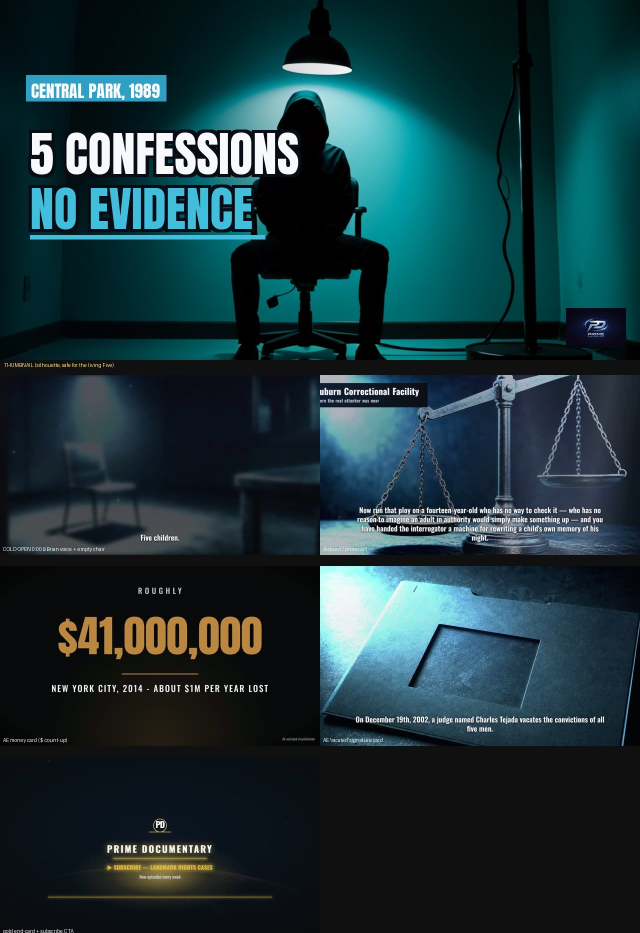
#> input picture episodes/PD-2026-050-centralpark/09_package/EP50_showcase.v001.jpg, 1280 x 1866 px, given in place of PD-2026-036-S018-IMG-001.png, which was not available (shown at 1/2 size)
$ python build_williams_thumbnail_flashy.py
#> lines starting #> are read from the running program, lines starting #| are printed output that depends on the picture; after the words box and inside, x2 and y2 are one past the last pixel; in counts of white or black regions, pixels touching at a corner belong together; pictures that were not available may be replaced by others from this repository, and a replacement may not be noted
#!/usr/bin/env python3
"""Flashy (派手) 1280x720 thumbnails for EP36 williams.

EP36 "The Algorithm Said It Was You" -- Robert Williams, the first known US
wrongful arrest from facial-recognition misidentification (Williams v. Detroit).
Tone: cool navy surveillance/tech + a warning RED accent (with the cyan scan
motif pulled from the stills).

Modeled 1:1 on scripts/build_tyler_thumbnail_flashy.py so the acceptance gates
pass (CLAUDE invariant: extend, don't reinvent):
  * bright, saturated hero (cover-filled) + navy scrim column for the headline;
  * highlights ROLLED OFF (cap 185) so the ONLY luma>200 cores in the frame are
    the white headline glyphs -> the thumb_subject_luma OUTLINE metric sees a
    thick dark rim (the >=12px gate; we push a 30px black stroke -> ~28px cap);
  * the 3 stacked headline lines are spaced so their black strokes MERGE into one
    tall 4-connected foreground component -> clears the >=150px text-height gate;
  * XL Arial-Black headline, red kicker tag, red rotated stamp, PD monogram.

Writes 3 distinct variants into 10_thumbnail/ and copies the selected one to
09_package/thumbnail.selected.v001.png (the checker's selection convention:
check_thumb_subject_luma / check_thumbnail_visibility read
09_package/thumbnail.selected*.png).
"""
from __future__ import annotations
import shutil
import sys
from pathlib import Path

import numpy as np
from PIL import Image, ImageDraw, ImageFont, ImageEnhance

ROOT = Path(__file__).resolve().parents[1]
IMGDIR = ROOT / "remotion" / "public" / "williams" / "img"
EPDIR = ROOT / "episodes" / "PD-2026-036-williams"
THUMBDIR = EPDIR / "10_thumbnail"
PKGDIR = EPDIR / "09_package"
W, H = 1280, 720

FONTS = Path("C:/Windows/Fonts")
BLK = str(FONTS / "ariblk.ttf")      # Arial Black
BOLD = str(FONTS / "arialbd.ttf")

WHITE = (245, 247, 250)
RED = (222, 52, 46)
CYAN = (86, 206, 224)
INK = (8, 10, 16)
NAVY = (10, 16, 32)


def f(path, size):
    return ImageFont.truetype(path, size)


def stroked(d, xy, text, font, fill, sw, stroke=(0, 0, 0)):
    d.text(xy, text, font=font, fill=fill, stroke_width=sw, stroke_fill=stroke)


def grade_hero(src: Path, focus_x: float, flip: bool) -> Image.Image:
    """Cover-fill 1280x720 from `src`, biasing the crop toward focus_x (0=left..1=right)
    so the key subject lands under the right side, then punch + cap highlights."""
#> called with focus_x = 0.62, flip = False
    im = Image.open(src).convert("RGB")
#> im is the input picture: PIL image 1280x1866 RGB; mean R, G, B 28.1, 53.1, 58.3
    if flip:
        im = im.transpose(Image.FLIP_LEFT_RIGHT)
    scale = max(W / im.width, H / im.height)
    im = im.resize((int(im.width * scale), int(im.height * scale)), Image.LANCZOS)
    # horizontal crop offset biased by focus_x; vertical centred
    x0 = int((im.width - W) * focus_x)
    x0 = max(0, min(im.width - W, x0))
    y0 = (im.height - H) // 2
    im = im.crop((x0, y0, x0 + W, y0 + H))
#> im: PIL image 1280x720 RGB

    # flashy grade: lift shadows (gamma) + brighten + saturate so the central
    # SUBJECT region clears the luma floor, then roll OFF highlights so the only
    # luma>200 cores in the frame are the white headline glyphs.
    im = ImageEnhance.Color(im).enhance(1.42)
    im = ImageEnhance.Contrast(im).enhance(1.10)
    arr = np.asarray(im, dtype=np.float64)
    arr = 255.0 * np.power(np.clip(arr / 255.0, 0, 1), 0.72)   # shadow lift
    arr = np.clip(arr * 1.30, 0, 255)                          # overall brightness
    luma = 0.299 * arr[..., 0] + 0.587 * arr[..., 1] + 0.114 * arr[..., 2]
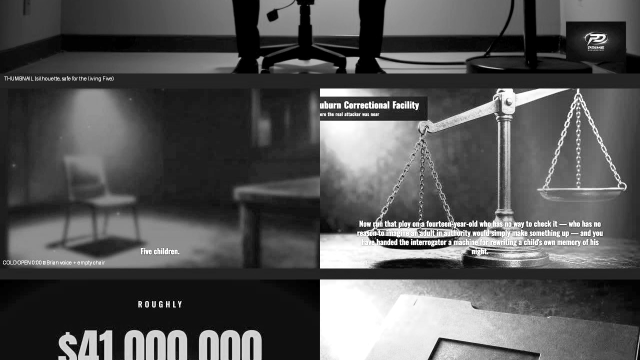
#> luma: shape (720, 1280) float64 (shown at 1/2 size); min 0, max 255, mean 86
    CAP = 185.0
    over = luma > CAP
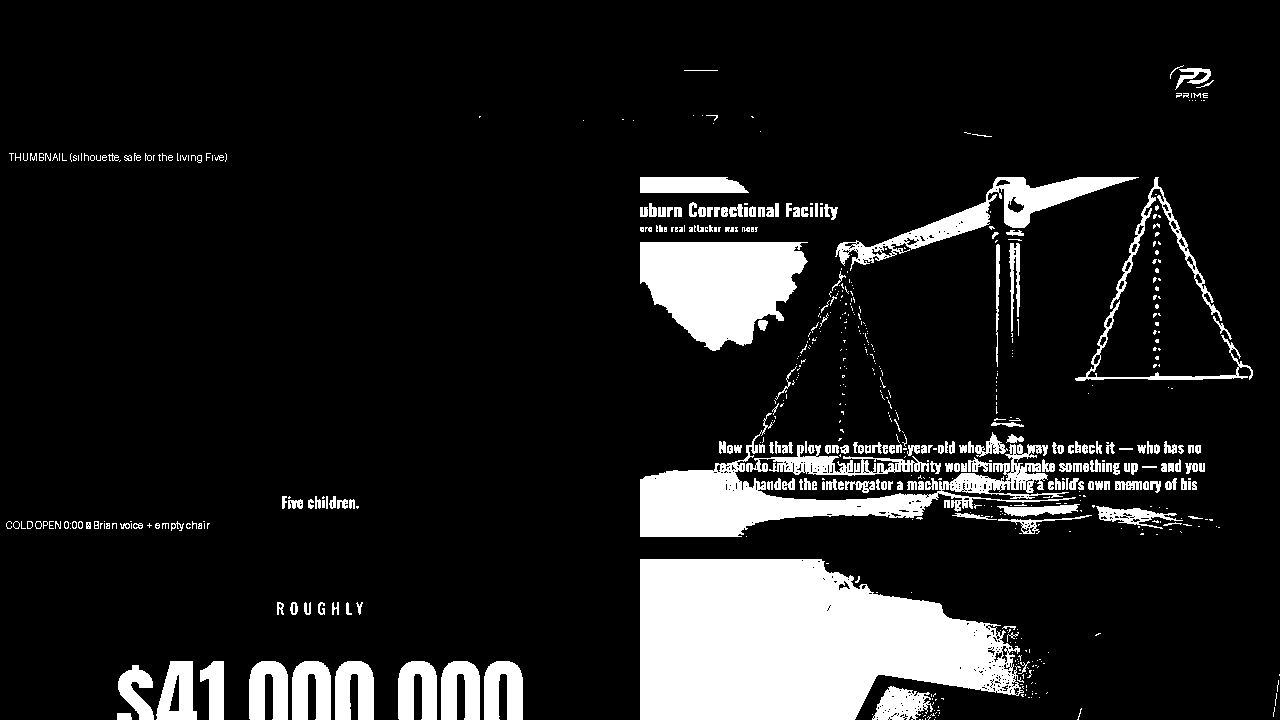
#> over: shape (720, 1280) bool; 12.5% white; 643 white regions (427 under 20 px), largest, box (x1, y1, x2, y2) and area: (640, 559, 1024, 720) 46104, (640, 413, 1076, 537) 13746, (640, 242, 808, 351) 12835
    factor = np.ones_like(luma)
    factor[over] = CAP / luma[over]
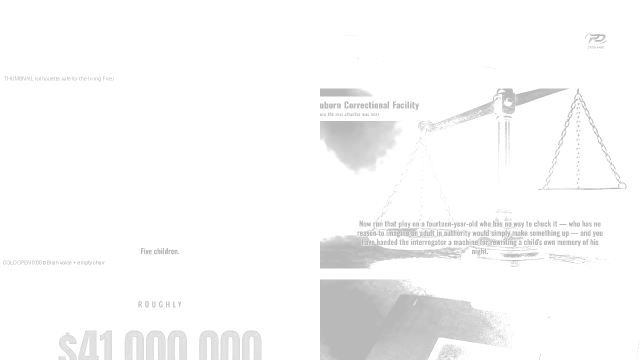
#> factor: shape (720, 1280) float64 (shown at 1/2 size); min 0.725, max 1, mean 0.976
    arr = arr * factor[..., None]
    return Image.fromarray(np.clip(arr, 0, 255).astype("uint8"), "RGB")


def fit_font(d, lines, path, maxw, start=104, floor=64):
    """Largest Arial-Black size whose longest line fits maxw."""
    size = start
    while size > floor:
        fnt = f(path, size)
        if max(d.textlength(ln, font=fnt) for ln in lines) <= maxw:
            return fnt, size
        size -= 2
    return f(path, floor), floor


def build(hero: str, focus_x: float, flip: bool, kicker: str,
          lines: list[str], stamp: str, out_name: str) -> Path:
    base = grade_hero(IMGDIR / hero, focus_x, flip).convert("RGBA")

    # navy scrim: opaque left -> clear ~60% across, plus a bottom fade
    scrim = Image.new("RGBA", (W, H), (0, 0, 0, 0))
#> scrim: PIL image 1280x720 RGBA; every value is 0
    sd = ImageDraw.Draw(scrim)
    for x in range(W):
        a = int(232 * max(0.0, 1 - (x / (W * 0.52))))
        sd.line([(x, 0), (x, H)], fill=(*NAVY, a))
    for y in range(H):
        a = int(165 * max(0.0, (y - H * 0.62) / (H * 0.38)))
        sd.line([(0, y), (W, y)], fill=(4, 6, 12, a))
    base = Image.alpha_composite(base, scrim)
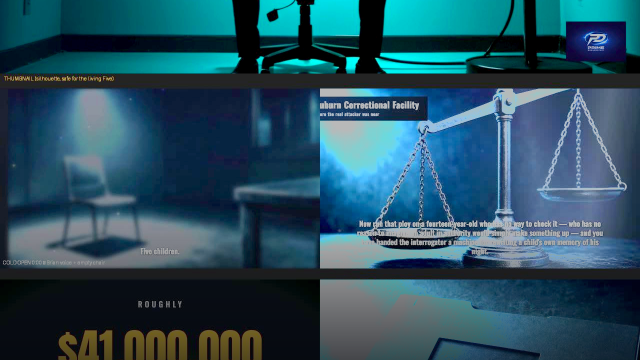
#> base: PIL image 1280x720 RGBA (shown at 1/2 size); mean R, G, B, A 39.7, 79.4, 96.3, 255

    d = ImageDraw.Draw(base)
    # warning frame: red inner + thin cyan tech line at top
    d.rectangle([0, 0, W - 1, H - 1], outline=RED, width=5)
    d.line([(0, 6), (W, 6)], fill=CYAN, width=2)

    # RED kicker tag (top-left, highest attention)
    kf = f(BLK, 32)
    kw = d.textlength(kicker, font=kf)
#> kw = 344.7
    d.rectangle([46, 44, 46 + kw + 40, 44 + 52], fill=RED)
    stroked(d, (66, 51), kicker, kf, WHITE, sw=2)

    # XL headline: white, thick black stroke; lines pitched to MERGE into one tall
    # 4-connected component (clears the >=150px text-height gate) and the 30px
    # stroke gives a wide dark rim (clears the >=12px outline gate, ~28px cap).
    SW = 30
    hf, size = fit_font(d, lines, BLK, maxw=690, start=104, floor=66)
#> size = 82
    pitch = size + 20       # strokes still overlap/merge, a touch more breathing room
#> pitch = 102
    y = 132
    for ln in lines:
        stroked(d, (50, y), ln, hf, WHITE, sw=SW)
        y += pitch
#> this loop made 3 passes
#> y on passes 1 to 3: 234, 336, 438
#> after the loop, y = 438

    # red rotated stamp (upper-right, clear of headline)
    stw, sth = 470, 150
    st = Image.new("RGBA", (stw, sth), (0, 0, 0, 0))
#> st: PIL image 470x150 RGBA; every value is 0
    std = ImageDraw.Draw(st)
    sfsz = 78 if len(stamp) <= 8 else 60
    sf = f(BLK, sfsz)
    tw = std.textlength(stamp, font=sf)
#> tw = 396.4
    std.rounded_rectangle([6, 6, stw - 6, sth - 6], radius=12, outline=RED, width=8)
    std.text(((stw - tw) / 2, (sth - sfsz) / 2 - 6), stamp, font=sf, fill=RED,
             stroke_width=2, stroke_fill=(30, 4, 4))
    st = st.rotate(-11, expand=True, resample=Image.BICUBIC)
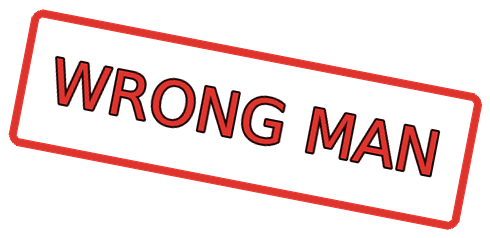
#> st: PIL image 490x238 RGBA; mean R, G, B, A 32.6, 7.4, 6.5, 42.2; transparent parts drawn white
    base.alpha_composite(st, (W - st.width - 30, 150))
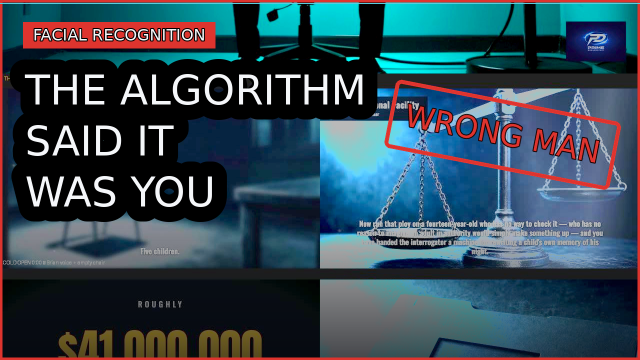
#> base: PIL image 1280x720 RGBA (shown at 1/2 size); mean R, G, B, A 51.5, 72, 84.1, 255

    # PD monogram (branding)
    d = ImageDraw.Draw(base)
    mf = f(BLK, 38)
    d.ellipse([W - 94, H - 94, W - 40, H - 40], outline=CYAN, width=3)
    d.text((W - 82, H - 82), "PD", font=mf, fill=CYAN)

    out = base.convert("RGB")
    THUMBDIR.mkdir(parents=True, exist_ok=True)
    p = THUMBDIR / out_name
    out.save(p, "PNG")
    print("wrote", p)
    return p


VARIANTS = [
    # (hero, focus_x, flip, kicker, lines, stamp, out_name, selected?)
    ("PD-2026-036-S018-IMG-001.png", 0.62, False, "FACIAL RECOGNITION",
     ["THE ALGORITHM", "SAID IT", "WAS YOU"], "WRONG MAN",
     "thumbnail.v001.png", True),
    ("PD-2026-036-S003-IMG-001.png", 0.72, False, "FALSELY ACCUSED",
     ["ARRESTED", "BY AN", "ALGORITHM"], "FALSE MATCH",
     "thumbnail.v002.png", False),
    ("PD-2026-036-S007-IMG-001.png", 0.60, False, "WILLIAMS v. DETROIT",
     ["A MATCH IS", "NOT A", "NAME"], "MISIDENTIFIED",
     "thumbnail.v003.png", False),
]


def main():
    selected_src = None
    for hero, fx, flip, kick, lines, stamp, name, is_sel in VARIANTS:
        p = build(hero, fx, flip, kick, lines, stamp, name)
        if is_sel:
            selected_src = p
#> pass 2 of the loop in main, `for hero, fx, flip, kick, lines, stamp, name, is_sel in VARIANTS:`:
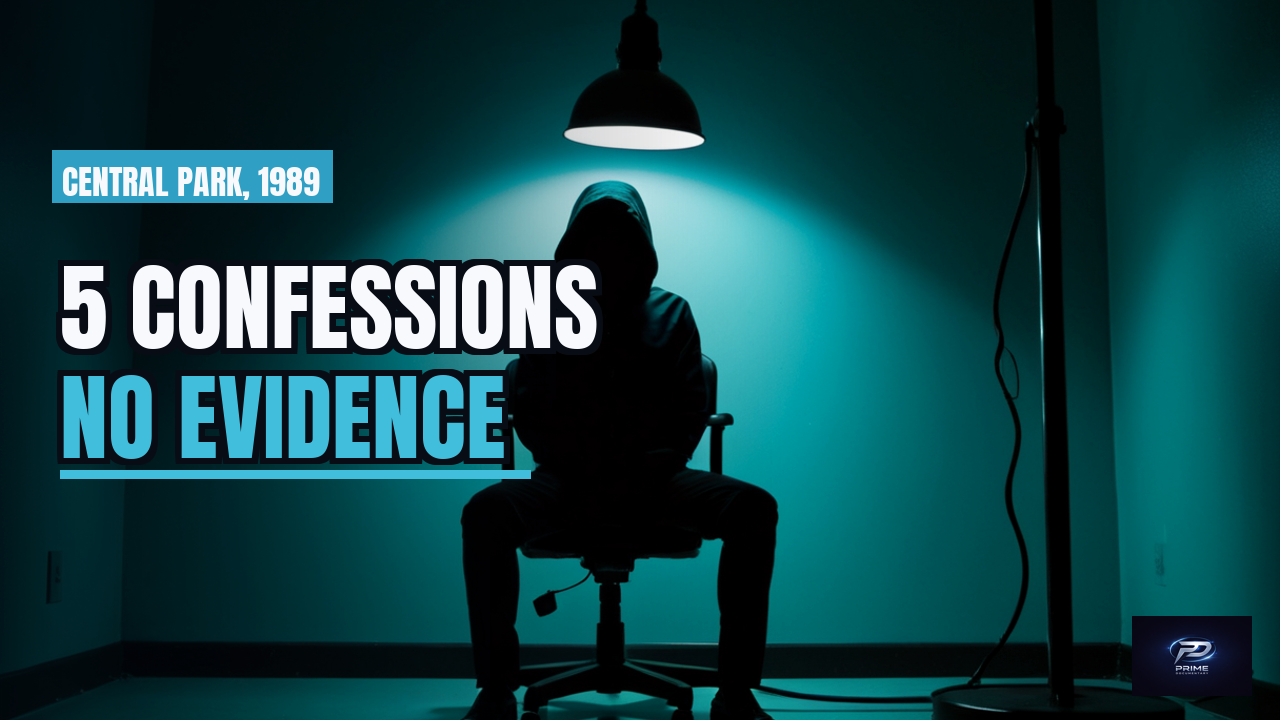
#> input picture episodes/PD-2026-050-centralpark/09_package/thumbnail.v001.png, 1280 x 720 px, given in place of PD-2026-036-S003-IMG-001.png, which was not available
#> in grade_hero, im is the input picture: PIL image 1280x720 RGB; mean R, G, B 17.1, 65.7, 70.1
#> in grade_hero (call 2), `over = luma > CAP`:
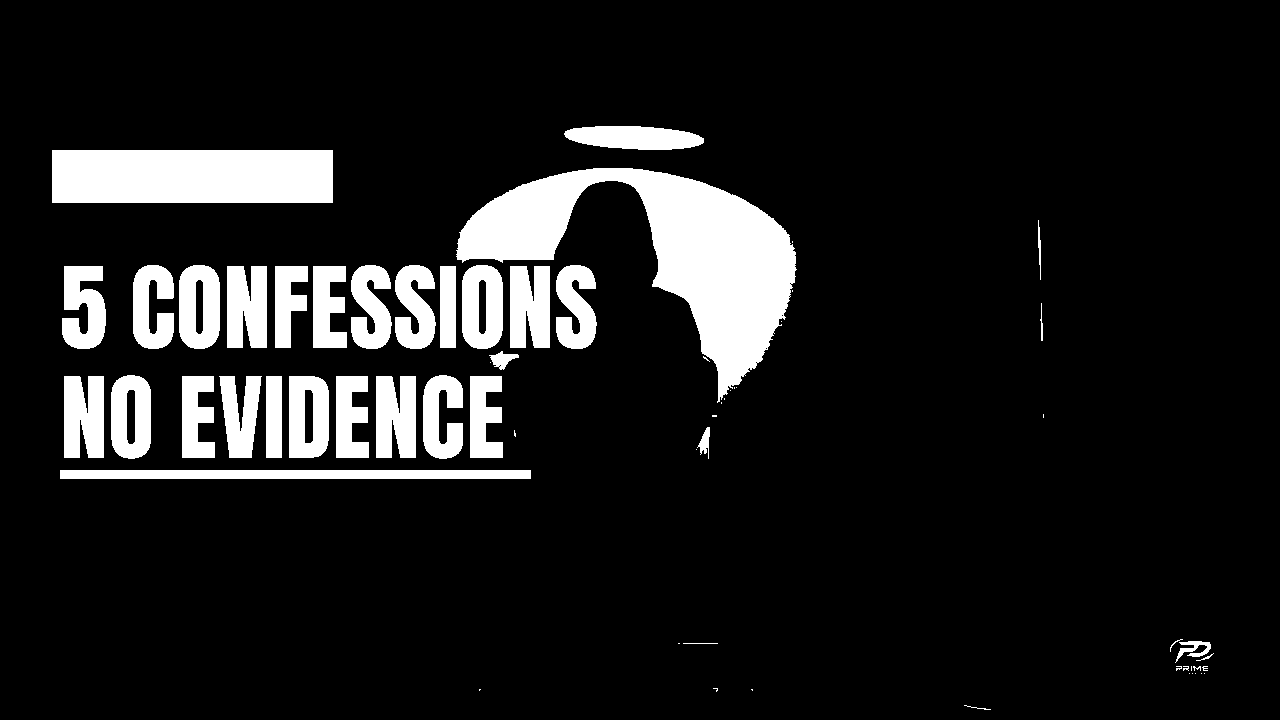
#> over: shape (720, 1280) bool; 11.4% white; 63 white regions (27 under 20 px), largest, box (x1, y1, x2, y2) and area: (456, 168, 797, 403) 29071, (52, 150, 333, 203) 14893, (60, 470, 531, 479) 4239
#> kw = 293.6
#> size = 104
#> pitch = 124
#> the loop in build (call 2), `for ln in lines:` made 3 passes
#> y on passes 1 to 3: 256, 380, 504
#> after the loop in build (call 2), `for ln in lines:`: y = 504
#> tw = 406.9
#> in build (call 2), `base.alpha_composite(st, (W - st.width - 30, 150))`:
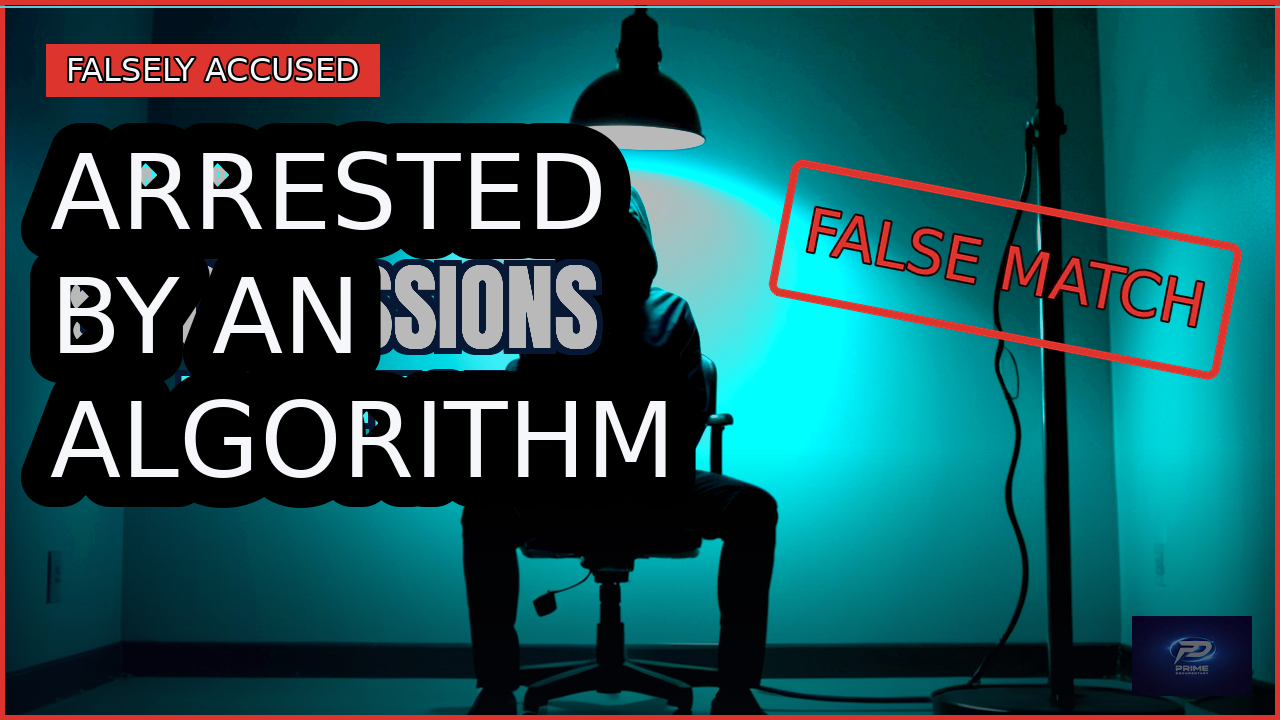
#> base: PIL image 1280x720 RGBA; mean R, G, B, A 28.3, 81.4, 85.3, 255
    PKGDIR.mkdir(parents=True, exist_ok=True)
    sel = PKGDIR / "thumbnail.selected.v001.png"
    shutil.copyfile(selected_src, sel)
    print("selected ->", sel)


if __name__ == "__main__":
    try:
        sys.stdout.reconfigure(encoding="utf-8")
    except Exception:
        pass
    main()
